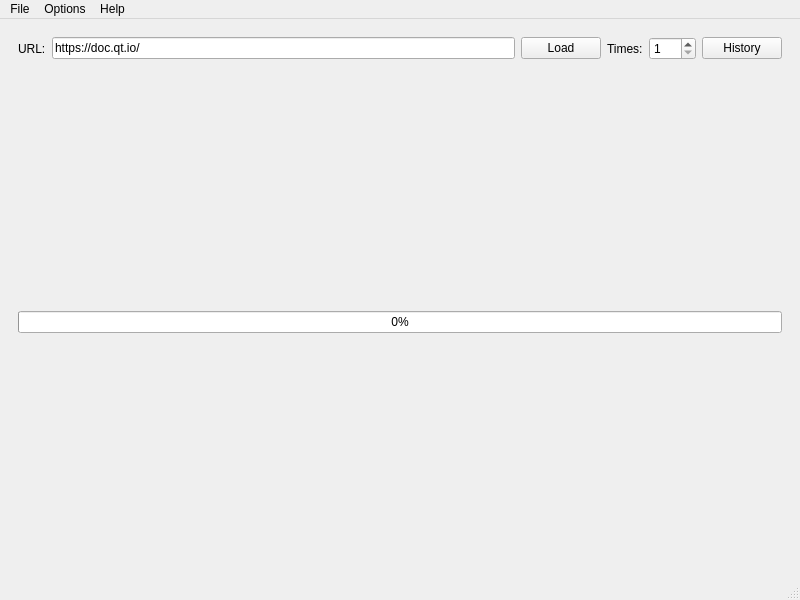
<?xml version="1.0" encoding="UTF-8"?>
<ui version="4.0">
 <class>MainWindow</class>
 <widget class="QMainWindow" name="MainWindow">
  <property name="geometry">
   <rect>
    <x>0</x>
    <y>0</y>
    <width>800</width>
    <height>600</height>
   </rect>
  </property>
  <property name="windowTitle">
   <string>WebLoad</string>
  </property>
  <property name="windowIcon">
   <iconset resource="../WebLoad.qrc">
    <normaloff>:/webload</normaloff>:/webload</iconset>
  </property>
  <widget class="QWidget" name="centralwidget">
   <layout class="QVBoxLayout" name="verticalLayout" stretch="0,1">
    <item>
     <widget class="QWidget" name="widget" native="true">
      <layout class="QHBoxLayout" name="horizontalLayout">
       <item>
        <widget class="QLabel" name="label">
         <property name="text">
          <string>URL:</string>
         </property>
        </widget>
       </item>
       <item>
        <widget class="QLineEdit" name="leUrl">
         <property name="text">
          <string>https://doc.qt.io/</string>
         </property>
        </widget>
       </item>
       <item>
        <widget class="QPushButton" name="pbLoad">
         <property name="text">
          <string>Load</string>
         </property>
         <property name="checkable">
          <bool>true</bool>
         </property>
        </widget>
       </item>
       <item>
        <widget class="QLabel" name="label_2">
         <property name="text">
          <string>Times:</string>
         </property>
        </widget>
       </item>
       <item>
        <widget class="QSpinBox" name="sbMaxTimes">
         <property name="minimum">
          <number>1</number>
         </property>
         <property name="maximum">
          <number>999</number>
         </property>
        </widget>
       </item>
       <item>
        <widget class="QPushButton" name="pbHistory">
         <property name="text">
          <string>History</string>
         </property>
        </widget>
       </item>
      </layout>
     </widget>
    </item>
    <item>
     <widget class="QWidget" name="web" native="true">
      <layout class="QVBoxLayout" name="vlWeb" stretch="0">
       <item>
        <widget class="QProgressBar" name="progressBar">
         <property name="value">
          <number>0</number>
         </property>
        </widget>
       </item>
      </layout>
     </widget>
    </item>
   </layout>
  </widget>
  <widget class="QMenuBar" name="menubar">
   <property name="geometry">
    <rect>
     <x>0</x>
     <y>0</y>
     <width>800</width>
     <height>22</height>
    </rect>
   </property>
   <widget class="QMenu" name="menuOptions">
    <property name="title">
     <string>Options</string>
    </property>
    <addaction name="actionConfig"/>
   </widget>
   <widget class="QMenu" name="menuFile">
    <property name="title">
     <string>File</string>
    </property>
    <addaction name="actionClearCatch"/>
   </widget>
   <widget class="QMenu" name="menuHelp">
    <property name="title">
     <string>Help</string>
    </property>
    <addaction name="actionAbout"/>
   </widget>
   <addaction name="menuFile"/>
   <addaction name="menuOptions"/>
   <addaction name="menuHelp"/>
  </widget>
  <widget class="QStatusBar" name="statusbar"/>
  <action name="actionConfig">
   <property name="text">
    <string>Config</string>
   </property>
  </action>
  <action name="actionClearCatch">
   <property name="text">
    <string>Clear Catch</string>
   </property>
  </action>
  <action name="actionAbout">
   <property name="text">
    <string>About</string>
   </property>
  </action>
 </widget>
 <resources>
  <include location="../WebLoad.qrc"/>
 </resources>
 <connections/>
</ui>
